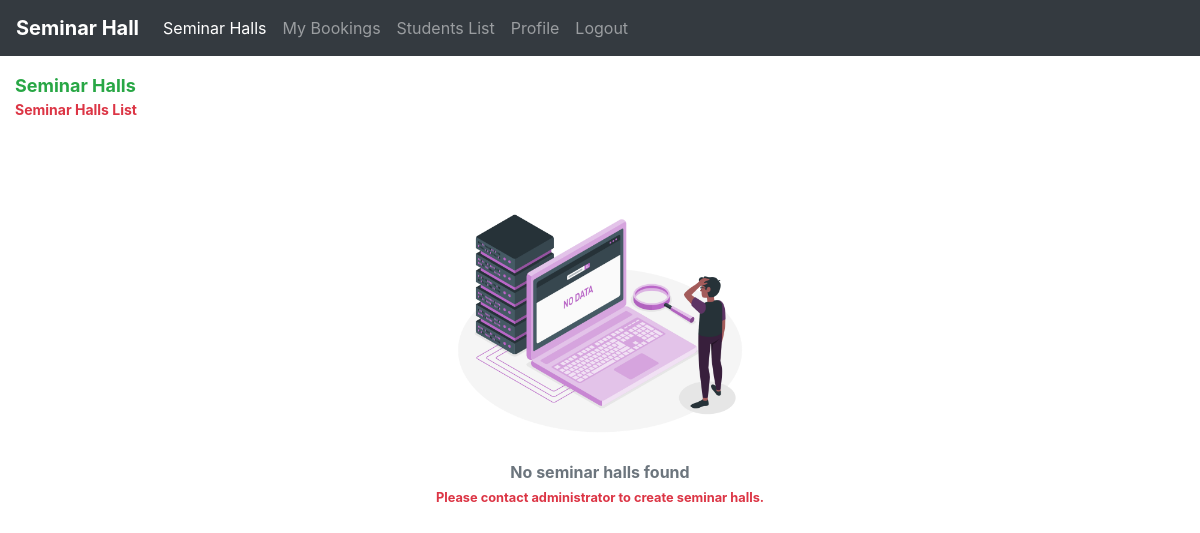
Before: /department/seminar_hall.php with the older database file.
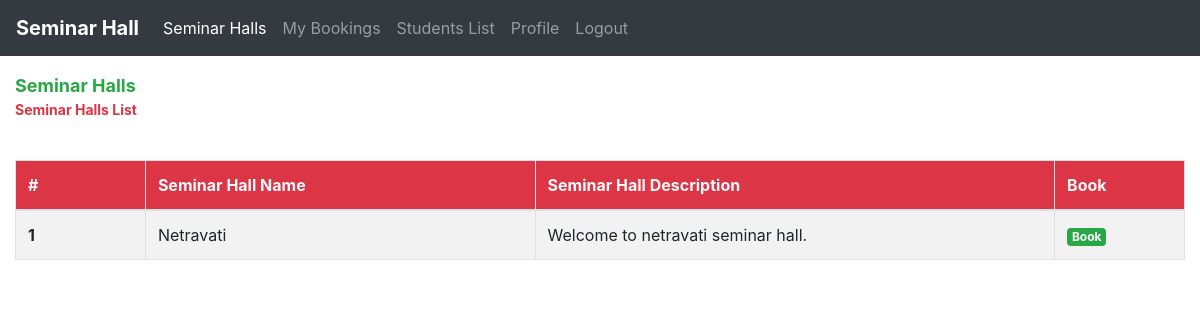
After: the same page with the newer database file.
### tables this page shows
CREATE TABLE IF NOT EXISTS `seminar_halls` (
  `id` int(11) NOT NULL AUTO_INCREMENT,
  `hall_name` varchar(100) NOT NULL,
  `hall_description` text NOT NULL,
  PRIMARY KEY (`id`)
);

### department/seminar_hall.php (the view, shortened to what this page needs)
<?php
include('./department_header.php');
include('../db/dbcon.php');
$result = mysqli_query($con, 'SELECT * FROM `seminar_halls`') or die(mysqli_error($con));
$seminar_hall_count = mysqli_num_rows($result);
?>
<!DOCTYPE html>
<html lang="en">
<head>
</head>
<body>
    <div class="container-fluid">
        <div class="row mt-3">
            <div class="col-md-8">
                <p class="page-title font-weight-bold text-success m-0">Seminar Halls</p>
                <p class="page-subTitle text-danger font-weight-bold">Seminar Halls List</p>
            </div>
        </div>
        <div class="mt-4">
            <?php
            if ($seminar_hall_count === 0) {
            ?>
                <div class="text-center">
                    <img src="./../images/no-data.png" alt="No Data" width="300px">
                    <p class="text-muted font-weight-bold m-0">No seminar halls found</p>
                    <small class="text-danger font-weight-bold">Please contact administrator to create seminar halls.</small>
                </div>
            <?php
            } else {
            ?>
                <table class="table table-bordered table-striped">
                    <thead>
                        <tr class="bg-danger text-light">
                            <th scope="col">#</th>
                            <th scope="col">Seminar Hall Name</th>
                            <th scope="col">Seminar Hall Description</th>
                            <th scope="col">Book</th>
                        </tr>
                    </thead>
                    <tbody>
                        <?php
                        $count = 0;
                        while ($row = mysqli_fetch_array($result)) {
                            $count = $count + 1;
                        ?>
                            <tr>
                                <th scope="row"><?php echo $count; ?></th>
                                <td><?php echo $row[1]; ?></td>
                                <td>
                                    <p class="m-0" title="<?php echo $row[2]; ?>"><?php echo $row[2]; ?></p>
                                </td>
                                <td><a href="./book_seminar_hall.php?id=<?php echo $row[0]; ?>" class="badge badge-success">Book</a></td>
                            </tr>
                        <?php
                        }
                        ?>
                    </tbody>
                </table>
            <?php
            }
            ?>
        </div>
    </div>
</body>
</html>

Changed rows visible on the page:
added seminar_halls: hall_name "Netravati", hall_description "Welcome to netravati seminar hall."
Other visible differences:
text no longer shown: "No seminar halls found Please contact administrator to create seminar halls."
text now shown: "# Seminar Hall Name Seminar Hall Description Book"
